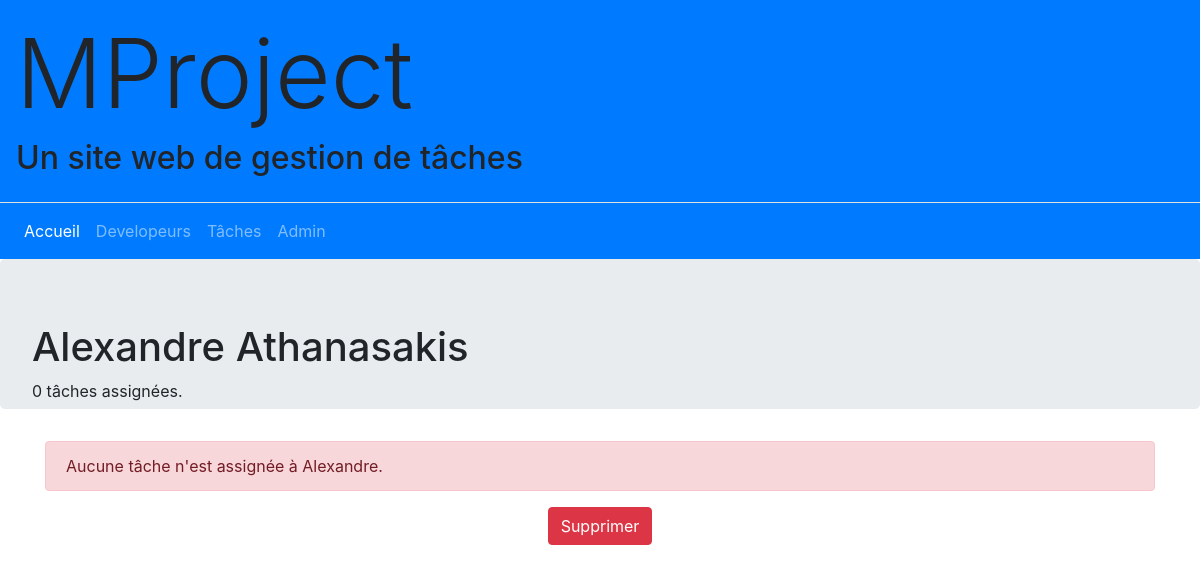
The page /developer/1 (signed in) on the database as committed earlier.
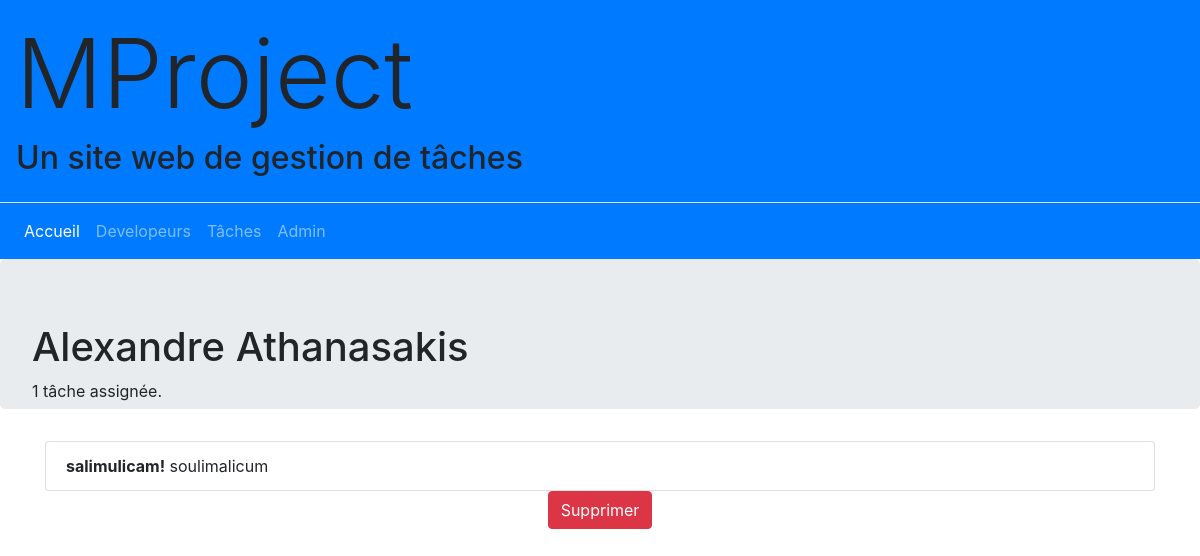
The same page on the database as committed later.
### developer/models.py (models this page shows, shortened)
class Developer(AbstractUser):
    first_name = models.CharField("first name", max_length=200)
    last_name = models.CharField(max_length=200)
    user_name = models.CharField(max_length=50)
    REQUIRED_FIELDS=['first_name', 'last_name']
    def is_free(self):
        return self.tasks.count() == 0
    is_free.boolean = True
    is_free.short_description = 'Is free'

### task/models.py (models this page shows, shortened)
class Task(models.Model):
    title = models.CharField(max_length=100, unique=True)
    description = models.TextField()
    assignee = models.ForeignKey(Developer, related_name="tasks", on_delete=models.SET_NULL, null=True, verbose_name="assignee")
    class Meta:
        permissions = [
            ('task_management', 'Can create, assign and delete tasks'),
        ]

### developer/views.py (the view)
# urls.py: path('<int:pk>', DevDetailVue.as_view(), name='detail'),
class DevDetailVue(LoginRequiredMixin, DetailView):
    model = Developer
    template_name = 'developer/detail.html'
    def get_context_data(self, **kwargs):
        context = super(DevDetailVue, self).get_context_data(**kwargs)
        form = TaskForm(initial={'assignee': get_object_or_404(Developer, pk=self.kwargs['pk'])})
        form.fields['assignee'].disabled = True
        context['form'] = form
        return context

### templates/developer/detail.html (shortened to what this page needs)
{% extends "_base.html" %}
{% block content %}
<div class="jumbotron" style="height:150px">
    <h1>{{ developer.first_name }} {{ developer.last_name }} </h1>
    <p>{{ developer.tasks.all|length }}
        tâche{{developer.tasks.all|length|pluralize}}
        assignée{{developer.tasks.all|length|pluralize}}.</p>
</div>
<div class="container-sm">
    {% if not developer.is_free %}
    <ul class="list-group">
        {% for task in developer.tasks.all %}
        <li class="list-group-item">
            <strong>{{ task.title }}!</strong> {{ task.description }}
        </li>
        {% endfor %}
    </ul>
    {% else %}
    <div class="alert alert-danger">
        Aucune tâche n'est assignée à {{ developer.first_name }}.
    </div>
    {% endif %}
</div>
<div class="container-sm">
    <div class="col text-center">
        <form action="{% url 'developer:delete' developer.id %}" method="POST">
            <button type="submit" class="btn btn-danger">Supprimer</button>
        </form>
    </div>
</div>
{% endblock content %}

Rows that differ between the two databases and show on the page:
changed Developer "Alexandre": tasks.all|length "0" → "1"; first_name "Alexandre" → (not shown)
added Task: title "salimulicam", description "soulimalicum"
Other text that changed with them:
text no longer shown: "Aucune tâche n'est assignée à ."
